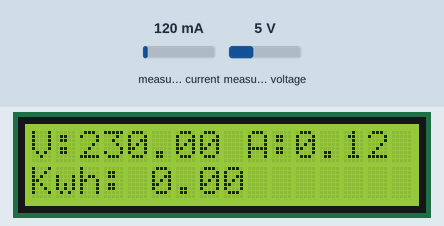
This sketch was run on a simulated ESP8266 (NodeMCU). Parts: 16×2 character LCD. The inputs (shaded band) are chosen by the test bench; at power-on: measured current 120 mA, measured voltage 5 V. WiFi joins after 1.5 s; servers stay silent unless stated; the Firebase database answers and starts empty; what the sketch prints to the serial monitor is not drawn.

Above: at 3.8 s.
3.9 s: measured current set to 40 mA
At 5.7 s:
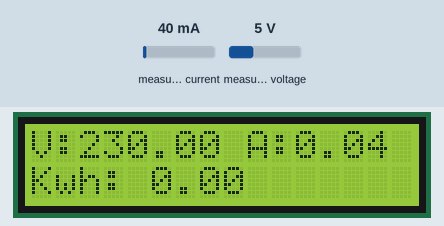
6.2 s: measured voltage set to 0.3 V
At 8.6 s:
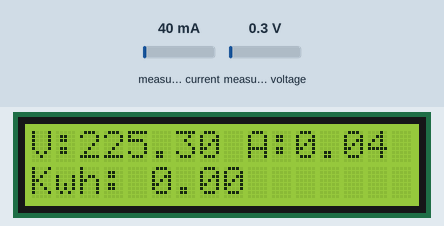
9.2 s: measured current set to 500 mA
At 11.4 s:
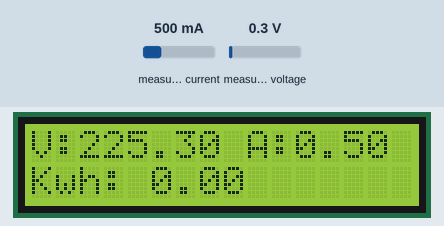
12.2 s: measured voltage set to 3.8 V
At 14.9 s:
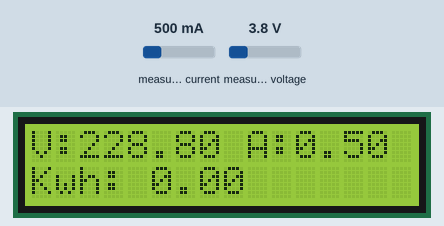
15.2 s: measured current set to 1960 mA
At 18.0 s:
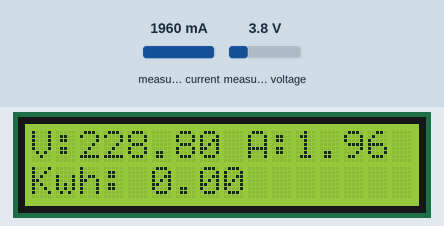
Timing chart, 0 to 19.5 s (numbered marks = the images above; inputs shaded):
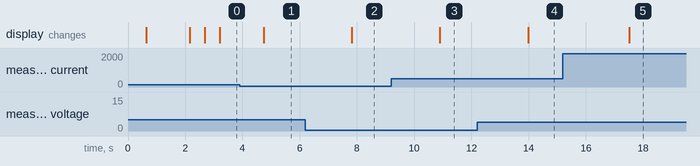

The sketch:

sems_iot.ino
```cpp
#include <WiFiManager.h>
#include <DoubleResetDetector.h>
#include <Wire.h>
#include <LiquidCrystal_I2C.h>
#include <PZEM004Tv30.h>
#include <FirebaseArduino.h>


#define FIREBASE_HOST "sems-6fa94.firebaseio.com"
#define FIREBASE_AUTH "je45PSiFWO2eMYnqAyGc6e8p6gAuJAhc3pERfppk"

#define DRD_TIMEOUT 10
#define DRD_ADDRESS 0

DoubleResetDetector drd(DRD_TIMEOUT, DRD_ADDRESS);
LiquidCrystal_I2C lcd(0x27, 16, 2);
PZEM004Tv30 pzem(D5, D6);


static char outstr[15];
void setup() {
  WiFiManager wifiManager;
  Serial.begin(115200);
  lcd.begin(16,2);
  lcd.init();
  lcd.backlight();
  Serial.begin(115200);


   lcd.print("Welcome SEMS");
   delay(500);
   lcd.clear();

   if (drd.detectDoubleReset()) {
    lcd.print("Reset Detected");
    delay(500);
    lcd.clear();
    wifiManager.resetSettings();
    lcd.print("connect to sems");
    lcd.setCursor(0,1);
    lcd.print("goto boards.io");
    delay(500);
    wifiManager.autoConnect("SEMS ioT Meter");
    lcd.clear();
    lcd.print("SEMS Connected!");
    delay(500);
    lcd.clear();
  } else {
    wifiManager.autoConnect("SEMS ioT Meter");
    lcd.print("SEMS Connected!");
    delay(500);
    lcd.clear();
  }

  Firebase.begin(FIREBASE_HOST, FIREBASE_AUTH);
}
float temp;

void loop() {

    float voltage = pzem.voltage();
    if( !isnan(voltage) ){
        Firebase.setFloat("/sems006/volt", voltage);
    } else {
        Serial.println("Error reading voltage");
    }

    float current = pzem.current();
    if( !isnan(current) ){
        Firebase.setFloat("/sems006/amps", current);
    } else {
        Serial.println("Error reading current");
    }

    float power = pzem.power();
    if( !isnan(power) ){
        Firebase.setFloat("/sems006/watt", power);
    } else {
        Serial.println("Error reading power");
    }


    float energy = pzem.energy();
     Serial.println(energy);
    Serial.println(String(energy));
    if( !isnan(energy)&& temp != energy ){
        Firebase.setFloat("/sems006/unit", energy);
        String days = Firebase.getString("/sems006/hours");
         dtostrf(energy,10, 3, outstr);
         String data = outstr;
         data.replace(" ","");
        String x = days+","+data;
        Serial.println(x);
        Firebase.setString("/sems006/hours",x);
        temp = energy;
    } else {
        Serial.println("Error reading energy/not yet changed");
    }

   /* float frequency = pzem.frequency();
    if( !isnan(frequency) ){
        Serial.print("Frequency: "); Serial.print(frequency, 1); Serial.println("Hz");
    } else {
        Serial.println("Error reading frequency");
    }

    float pf = pzem.pf();
    if( !isnan(pf) ){
        Serial.print("PF: "); Serial.println(pf);
    } else {
        Serial.println("Error reading power factor");
    }
    */

    lcd.clear();
    lcd.print("V:");lcd.print(voltage);lcd.print(" A:");lcd.print(current);
    lcd.setCursor(0,1);
    lcd.print("Kwh: ");lcd.print(energy);

    Serial.print("V: ");
    Serial.println(voltage);
    Serial.println("Amp: ");
    Serial.println(current);
    Serial.println("Kwh: ");
    Serial.println(energy);

   delay(1000);
}
```

Measured:
- after the input at 3.9 s, the display: changes after 0.84 s (image 1)
- after the input at 6.2 s, the display: changes after 1.6 s (image 2)
- after the input at 9.2 s, the display: changes after 1.7 s (image 3)
- after the input at 12.2 s, the display: changes after 1.8 s (image 4)
- after the input at 15.2 s, the display: changes after 2.3 s (image 5)
